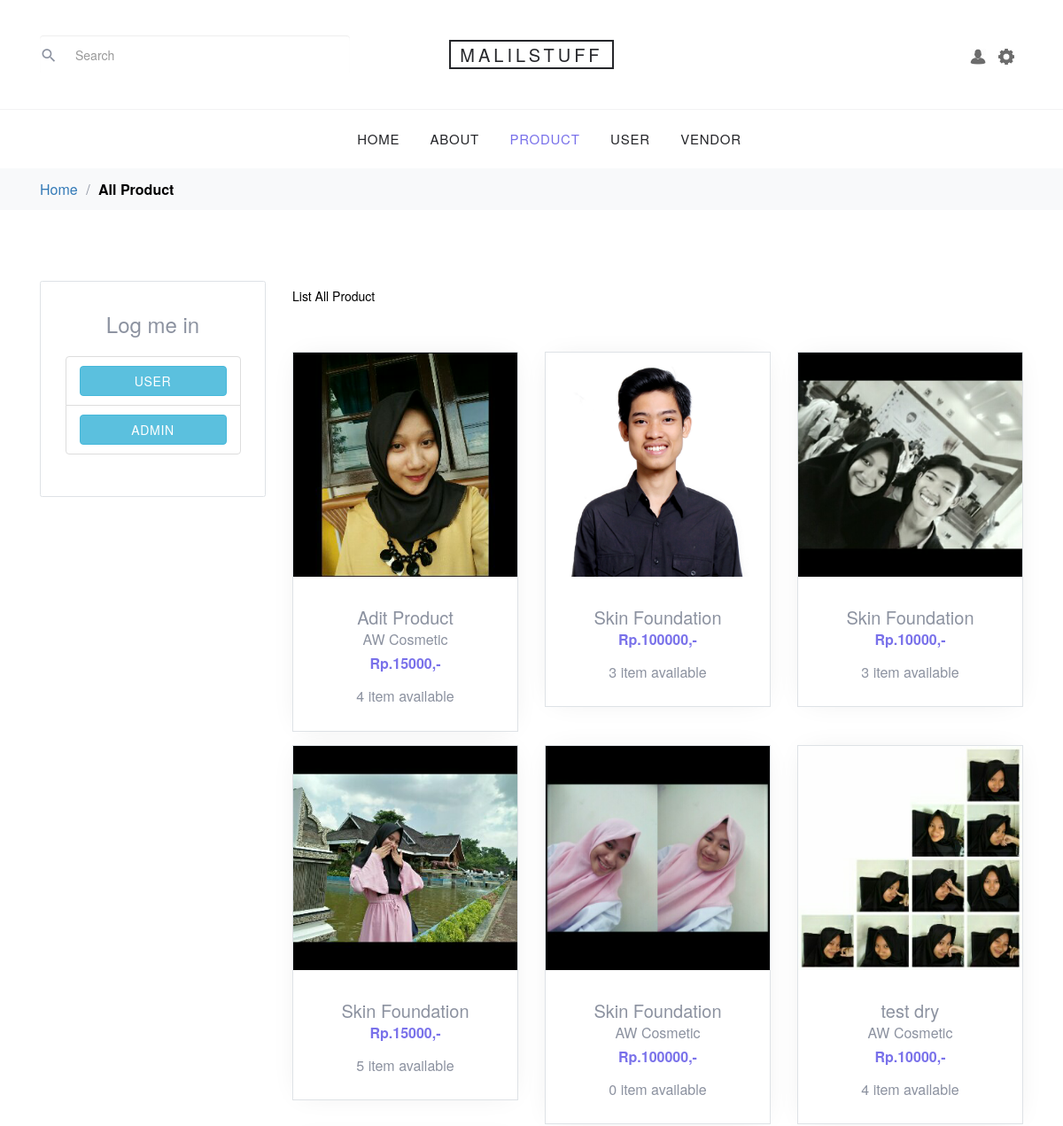
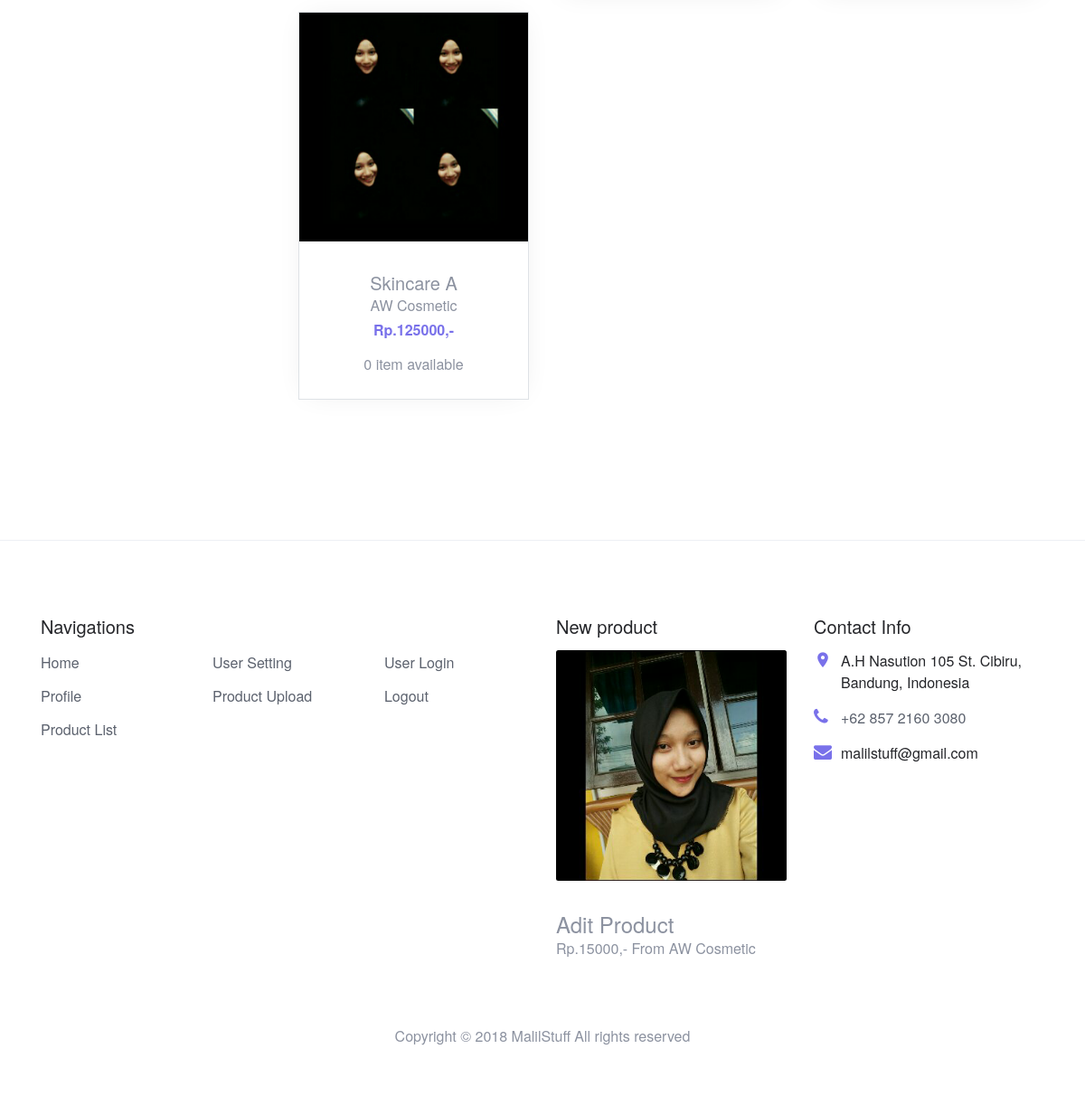
Page /product-search.php on the committed database (2 pictures, top to bottom).
### tables this page shows
CREATE TABLE `product` (
  `id` int(11) NOT NULL,
  `image` varchar(255) NOT NULL,
  `productname` varchar(200) NOT NULL,
  `vendor_id` int(11) NOT NULL,
  `vendorname` varchar(100) NOT NULL,
  `stock` int(11) NOT NULL,
  `price` int(11) NOT NULL,
  `promovalue` int(11) NOT NULL,
  `description` varchar(500) DEFAULT NULL,
  `efficacy` varchar(50) NOT NULL,
  `phone` bigint(15) NOT NULL,
  `dt` datetime NOT NULL
);

### product-search.php (the view, shortened to what this page needs)
<!DOCTYPE html>
<html lang="en">
  <head>
    <link rel="stylesheet" href="fonts/icomoon/style.css">
    <link rel="stylesheet" href="css/bootstrap.min.css">
    <link rel="stylesheet" href="css/magnific-popup.css">
    <link rel="stylesheet" href="css/jquery-ui.css">
    <link rel="stylesheet" href="css/owl.carousel.min.css">
    <link rel="stylesheet" href="css/owl.theme.default.min.css">
    <link rel="stylesheet" href="css/aos.css">
    <link rel="stylesheet" href="css/style.css">
  </head>
  <body>
  <div class="site-wrap">
    <header class="site-navbar" role="banner">
      <div class="site-navbar-top">
        <div class="container">
          <div class="row align-items-center">
           <div class="col-6 col-md-4 order-2 order-md-1 site-search-icon text-left">
              <form action="product-search.php"  method="post" class="site-block-top-search">
                <span class="icon icon-search2"></span>
                <input type="text" name="search" class="form-control border-0" placeholder="Search">
              </form>
            </div>
            <div class="col-12 mb-3 mb-md-0 col-md-4 order-1 order-md-2 text-center">
              <div class="site-logo">
                <a href="index.php" class="js-logo-clone">Malilstuff</a>
              </div>
            </div>
            <div class="col-6 col-md-4 order-3 order-md-3 text-right">
              <div class="site-top-icons">
                <ul>
                  <li>
                    <a href="user-profile.php" class="site-cart">
                     <img src="images/user.png" width=18>
                    </a>
                  </li>
                  <li>
                    <a href="user-setting.php" class="site-cart">
                     <img src="images/setting.png" width=18>
                    </a>
                  </li>
                </ul>
              </div>
            </div>
          </div>
        </div>
      </div>
      <nav class="site-navigation text-right text-md-center" role="navigation">
        <div class="container">
        <ul class="site-menu js-clone-nav d-none d-md-block">
            <li>
              <a href="index.php">Home</a>
            </li>
            <li>
              <a href="about.php">About</a>
            </li>
            <li class="active"><a href="product.php">product</a></li>
            <li><a href="user-profile.php">User</a></li>
            <li><a href="vendor-profile.php">Vendor</a></li>
          </ul>
        </div>
      </nav>
    </header>
    <div class="bg-light py-3">
      <div class="container">
        <div class="row">
          <div class="col-md-12 mb-0"><a href="index.php">Home</a><span class="mx-2 mb-0"> /</span> <strong class="text-black">All Product</strong></div>
        </div>
      </div>
    </div>
    <div class="site-section">
      <div class="container">
        <div class="row mb-5">
          <div class="col-md-9 order-2">
            <div class="row">
              <div class="col-md-12 mb-5">
                <div class="float-md-left mb-4"><h2 class="text-black h5">List All Product</h2></div>
              </div>
            </div>
            <div class="row mb-5">
            <?php
                  $link = mysqli_connect("localhost", "root", "", "malilstuff");
                  $search = $_POST['search'];
                  $result = mysqli_query($link, "select * from product where productname like '%".$search."%' ");
                    while ($row = mysqli_fetch_array($result,MYSQLI_ASSOC)) {
              ?>
              <div class="col-sm-6 col-lg-4 mb-4" data-aos="fade-up">
                <div class="block-4 text-center border">
                  <figure class="block-4-image">
                    <img src="product/<?php echo $row["image"]; ?>" alt="Image" alt="Image placeholder" class="img-fluid">
                  </figure>
                  <div class="block-4-text p-4">
                    <h3><?php echo $row["productname"]; ?></h3>
                    <p class="mb-0"><?php echo $row["vendorname"]; ?></p>
                    <p class="text-primary font-weight-bold">Rp.<?php echo $row["price"]; ?>,-</p>
                    <p><font size="3"><?php echo $row["stock"]; ?> item available</font></p>
                  </div>
                </div>
              </div>
              <?php } ?>
            </div>
          </div>
          <div class="col-md-3 order-1 mb-5 mb-md-0">
            <div class="border p-4 rounded mb-4">
              <center><h3>Log me in</h3></center>
            <div class="card-body text-center">
            <ul class="list-group">
            <li class="list-group-item"><button type="button" class="btn btn-info btn-block"><a href="user-login.php"><font color="white">User</font></a></button>
                    </li>
                    <li class="list-group-item"><button type="button" class="btn btn-info btn-block"><a href="admin-login.php"><font color="white">Admin</font></a></button>
                    </li>
                      </ul>
                  </div>
            </div>
          </div>
        </div>
      </div>
    </div>
    <footer class="site-footer border-top">
      <div class="container">
        <div class="row">
          <div class="col-lg-6 mb-5 mb-lg-0">
            <div class="row">
              <div class="col-md-12">
                <h3 class="footer-heading mb-4">Navigations</h3>
              </div>
              <div class="col-md-6 col-lg-4">
                <ul class="list-unstyled">
                  <li><a href="index.php">Home</a></li>
                  <li><a href="vendor-profile.php">Profile</a></li>
                  <li><a href="product-view-all.php">Product List</a></li>
                </ul>
              </div>
              <div class="col-md-6 col-lg-4">
                <ul class="list-unstyled">
                  <li><a href="vendor-setting.php">User Setting</a></li>
                  <li><a href="vendor-profile.php">Product Upload</a></li>
                </ul>
              </div>
              <div class="col-md-6 col-lg-4">
                <ul class="list-unstyled">
                  <li><a href="user-login.php">User Login</a></li>
                  <li><a href="vendor-logout.php" onclick="return confirm('Are you sure? Want to Logout')">Logout</a></li>
                </ul>
              </div>
            </div>
          </div>
          <?php
            $link = mysqli_connect("localhost", "root", "", "malilstuff");
            $result = mysqli_query($link, "select * from product order by dt DESC limit 1");
            while ($prod = mysqli_fetch_array($result,MYSQLI_ASSOC)) {
          ?>
          <div class="col-md-6 col-lg-3 mb-4 mb-lg-0">
            <h3 class="footer-heading mb-4">New product</h3>
              <img src="product/<?php echo $prod["image"];?>" alt="Image placeholder" class="img-fluid rounded mb-4">
              <h3 class="font-weight-light  mb-0"><?php echo $prod["productname"];?></h3>
              <p>Rp.<?php echo $prod["price"];?>,- From <?php echo $prod["vendorname"];?></p>
          </div>
          <?php } ?>
          <div class="col-md-6 col-lg-3">
            <div class="block-5 mb-5">
              <h3 class="footer-heading mb-4">Contact Info</h3>
              <ul class="list-unstyled">
                <li class="address">A.H Nasution 105 St. Cibiru, Bandung, Indonesia</li>
                <li class="phone"><a href="tel://23923929210">+62 857 2160 3080</a></li>
                <li class="email">malilstuff@gmail.com</li>
              </ul>
            </div>
          </div>
        </div>
        <div class="row pt-5 mt-5 text-center">
          <div class="col-md-12">
            <p>
            Copyright &copy; <script data-cfasync="false" src="/cdn-cgi/scripts/5c5dd728/cloudflare-static/email-decode.min.js"></script><script>document.write(new Date().getFullYear());</script> MalilStuff All rights reserved
            </p>
          </div>
        </div>
      </div>
    </footer>
  </div>
  </body>
</html>

### css/style.css (style rules this page uses)
body { line-height: 1.7; color: #8c92a0; font-weight: 300; font-size: 16px; }
a { -webkit-transition: .3s all ease; -o-transition: .3s all ease; transition: .3s all ease; }
.text-black { color: #000; }
.site-wrap:before { -webkit-transition: .3s all ease-in-out; -o-transition: .3s all ease-in-out; transition: .3s all ease-in-out; background: rgba(0, 0, 0, 0.6); content: ""; position: absolute; z-index: 2000; top: 0; left: 0; right: 0; bottom: 0; opacity: 0; visibility: hidden; }
.btn { text-transform: uppercase; position: relative; -webkit-transition: 0.2s all ease-in-out !important; -o-transition: 0.2s all ease-in-out !important; transition: 0.2s all ease-in-out !important; top: 0; letter-spacing: .05em; }
.form-control { height: 43px; }
.site-section { padding: 2.5em 0; }
@media (min-width: 768px) { .site-section { padding: 5em 0; } }
.border-top { border-top: 1px solid #edf0f5 !important; }
.site-footer { padding: 4em 0; }
.site-footer ul li { margin-bottom: 10px; }
.site-footer ul li a { color: #5c626e; }
.site-footer .footer-heading { font-size: 20px; color: #25262a; }
.site-navbar { background: #fff; margin-bottom: 0px; z-index: 1999; position: relative; }
.site-navbar .site-navbar-top { border-bottom: 1px solid #f3f3f4; padding-top: 20px; padding-bottom: 20px; margin-bottom: 0px; }
@media (min-width: 768px) { .site-navbar .site-navbar-top { padding-top: 40px; padding-bottom: 40px; } }
.site-navbar .site-logo a { text-transform: uppercase; color: #25262a; letter-spacing: .2em; font-size: 20px; padding-left: 10px; padding-right: 10px; border: 2px solid #25262a; }
.site-navbar a { color: #868995; }
.site-navbar .icon { font-size: 20px; }
.site-navbar .site-top-icons ul, .site-navbar .site-top-icons ul li { padding: 0; margin: 0; list-style: none; }
.site-navbar .site-top-icons ul li { display: inline-block; }
.site-navbar .site-top-icons ul li a { margin-right: 10px; }
.site-navbar .site-top-icons ul li a.site-cart { display: block; position: relative; }
.site-navbar .site-top-icons ul li:last-child a { padding-right: 0; }
.site-navbar .site-navigation .site-menu { margin-bottom: 0; }
.site-navbar .site-navigation .site-menu .active > a { color: #7971ea; }
.site-navbar .site-navigation .site-menu a { text-decoration: none !important; font-size: 15px; display: inline-block; }
.site-navbar .site-navigation .site-menu > li { display: inline-block; padding: 10px 5px; }
.site-navbar .site-navigation .site-menu > li > a { padding: 10px 10px; text-transform: uppercase; letter-spacing: .05em; color: #25262a; font-size: 15px; text-decoration: none !important; }
.site-mobile-menu .site-mobile-menu-header .site-mobile-menu-logo a { display: inline-block; text-transform: uppercase; color: #25262a; letter-spacing: .2em; font-size: 20px; padding-left: 10px; padding-right: 10px; border: 2px solid #25262a; }
.site-mobile-menu .site-nav-wrap { padding: 0; margin: 0; list-style: none; position: relative; }
.site-mobile-menu .site-nav-wrap a { padding: 10px 20px; display: block; position: relative; color: #212529; }
.site-mobile-menu .site-nav-wrap li { position: relative; display: block; }
.site-mobile-menu .site-nav-wrap li.active > a { color: #7971ea; }
.site-mobile-menu .site-nav-wrap > li { display: block; position: relative; float: left; width: 100%; }
.site-mobile-menu .site-nav-wrap > li > a { padding-left: 20px; font-size: 20px; }
.block-4 { -webkit-box-shadow: 0 0 30px -10px rgba(0, 0, 0, 0.1); box-shadow: 0 0 30px -10px rgba(0, 0, 0, 0.1); background: #fff; }
.block-4 .block-4-text h3 { font-size: 20px; margin-bottom: 0; }
.block-5 ul, .block-5 ul li { list-style: none; padding: 0; margin: 0; line-height: 1.5; }
.block-5 ul li { padding-left: 30px; position: relative; margin-bottom: 15px; color: #25262a; }
.block-5 ul li:before { top: 0; font-family: "icomoon"; content: ""; position: absolute; left: 0; font-size: 20px; line-height: 1; color: #7971ea; }
.block-5 ul li.address:before { content: "\e8b4"; }
.block-5 ul li.email:before { content: "\f0e0"; }
.block-5 ul li.phone:before { content: "\f095"; }
.site-block-top-search { position: relative; }
.site-block-top-search .icon { position: absolute; left: 0; top: 50%; -webkit-transform: translateY(-50%); -ms-transform: translateY(-50%); transform: translateY(-50%); }
.site-block-top-search input { padding-left: 40px; -webkit-transition: .3s all ease-in-out; -o-transition: .3s all ease-in-out; transition: .3s all ease-in-out; }

### rows in the picture
product: image (picture), productname "Adit Product", vendorname "AW Cosmetic", price "15000", stock "4"
product: image (picture), productname "Skin Foundation", price "100000", stock "3"
product: image (picture), productname "Skin Foundation", price "10000", stock "3"
product: image (picture), productname "Skin Foundation", price "15000", stock "5"
product: image (picture), productname "Skin Foundation", vendorname "AW Cosmetic", price "100000", stock "0"
product: image (picture), productname "test dry", vendorname "AW Cosmetic", price "10000", stock "4"
product: image (picture), productname "Skincare A", vendorname "AW Cosmetic", price "125000", stock "0"
